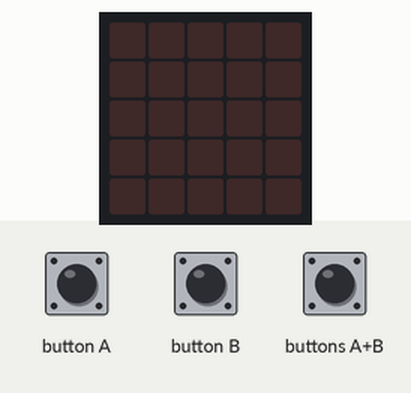
Recording of a program running on a simulated BBC micro:bit (MakeCode). On the bench: the board's 5×5 LED display. Inputs (shaded band) come from the test bench.

Above: at 1.2 s.
1.3 s: buttons A+B pressed for 0.15 s
At 2.05 s:
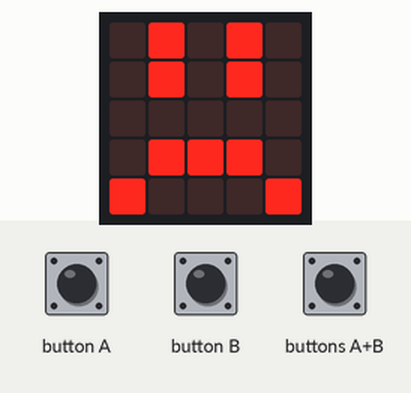
At 3.5 s:
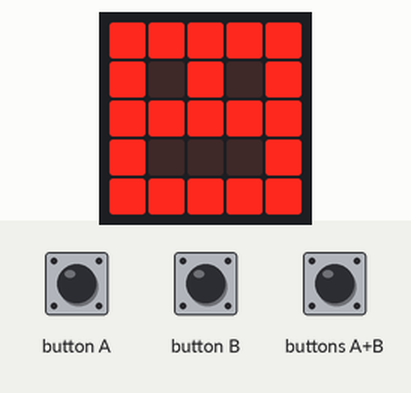
4.1 s: buttons A+B pressed for 1 s
At 5.3 s:
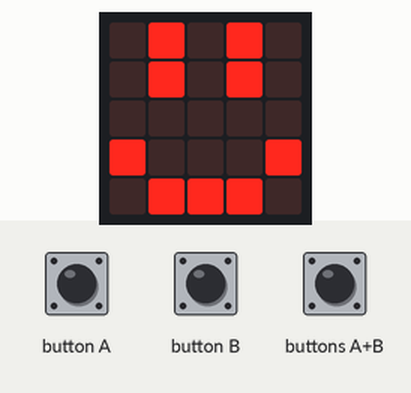
7.8 s: button A pressed for 0.15 s
Timing chart, 0 to 10.8 s (numbered marks = the images above; inputs shaded):
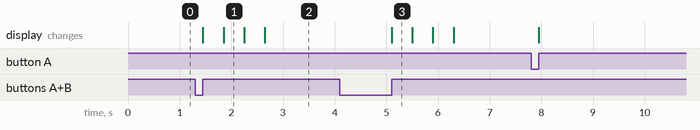

The program:

main.ts
```typescript
input.onButtonPressed(Button.A, function () {
    basic.showLeds(`
        . # . # .
        . # . # .
        . . . . .
        # . . . #
        . # # # .
        `)
})
input.onButtonPressed(Button.AB, function () {
    basic.showLeds(`
        . # . # .
        . # . # .
        . . . . .
        # . . . #
        . # # # .
        `)
    basic.showLeds(`
        . # . # .
        . # . # .
        . . . . .
        . # # # .
        # . . . #
        `)
    basic.showLeds(`
        . # . # .
        . # . # .
        . . . . .
        # . . . #
        . # # # .
        `)
    basic.showLeds(`
        # # # # #
        # . # . #
        # # # # #
        # . . . #
        # # # # #
        `)
})
input.onButtonPressed(Button.B, function () {
    basic.showLeds(`
        . # . # .
        . # . # .
        . . . . .
        . # # # .
        # . . . #
        `)
})
basic.forever(function () {

})
```

test.ts
```typescript
// les tests vont ici; ceci n'est pas compilé lorsque cet ensemble est utilisé en tant qu'extension.
```

Measured:
- after the input at 1.3 s, the display: first changes after 0.15 s (image 1 shows a later state)
- after the input at 4.1 s, the display: changes after 1.0 s (image 3)
- what the display in image 1 shows lasts 0.4 s, from 1.9 s to 2.3 s
